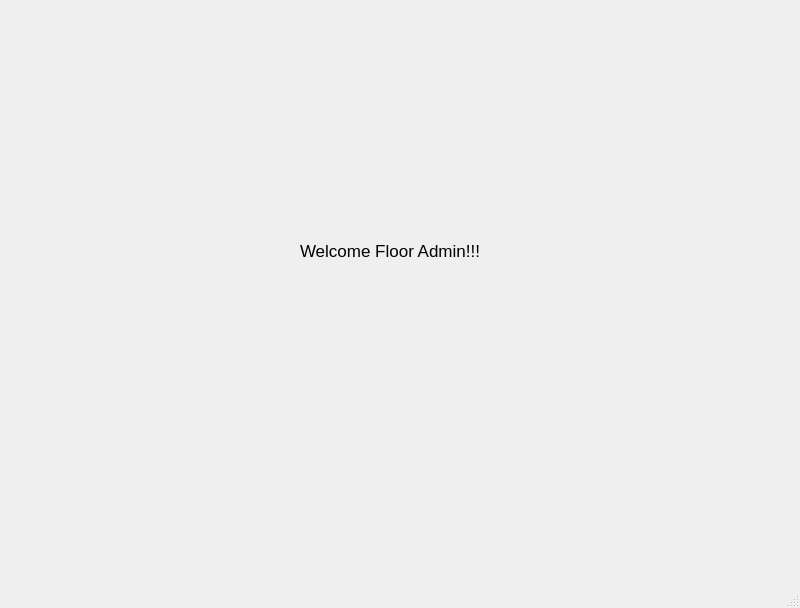
<?xml version="1.0" encoding="UTF-8"?>
<ui version="4.0">
 <class>MainWindow</class>
 <widget class="QMainWindow" name="MainWindow">
  <property name="geometry">
   <rect>
    <x>0</x>
    <y>0</y>
    <width>800</width>
    <height>608</height>
   </rect>
  </property>
  <property name="windowTitle">
   <string>MainWindow</string>
  </property>
  <widget class="QWidget" name="centralwidget">
   <widget class="QLabel" name="label">
    <property name="geometry">
     <rect>
      <x>300</x>
      <y>200</y>
      <width>291</width>
      <height>101</height>
     </rect>
    </property>
    <property name="font">
     <font>
      <pointsize>13</pointsize>
     </font>
    </property>
    <property name="text">
     <string>Welcome Floor Admin!!!</string>
    </property>
   </widget>
  </widget>
  <widget class="QMenuBar" name="menubar">
   <property name="geometry">
    <rect>
     <x>0</x>
     <y>0</y>
     <width>800</width>
     <height>26</height>
    </rect>
   </property>
  </widget>
  <widget class="QStatusBar" name="statusbar"/>
 </widget>
 <resources/>
 <connections/>
</ui>
